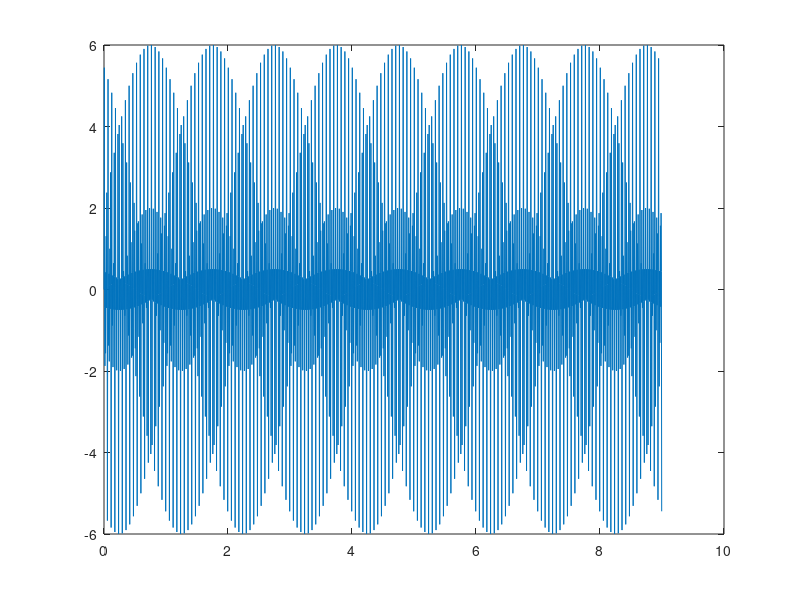

Here is the MATLAB script that generated this plot: (Note: this script raises an error after producing the figure.)
nbits=5;
N=1800;
fa=200;

% 1)
Ta = 1/fa;
t = 0:Ta:Ta*N-Ta;
length(t)

s1 = 1.75*sin(2*pi*(33)*t);
s2 = 2*sin(2*pi*(50)*t);
s3 = 2.25*sin(2*pi*(67)*t);

s = s1 + s2 + s3;
plot(s)

% 2) e 3)
plot(t,s)

% 4)
Es = sum(s.^2)

% 6)
q = xQuant(s,nbits); 
plot(q)

% 7)
2.^nbits

% 8)
r = s - q;
Er = sum(r.^2)
SNR=10*log10(Es./Er)
